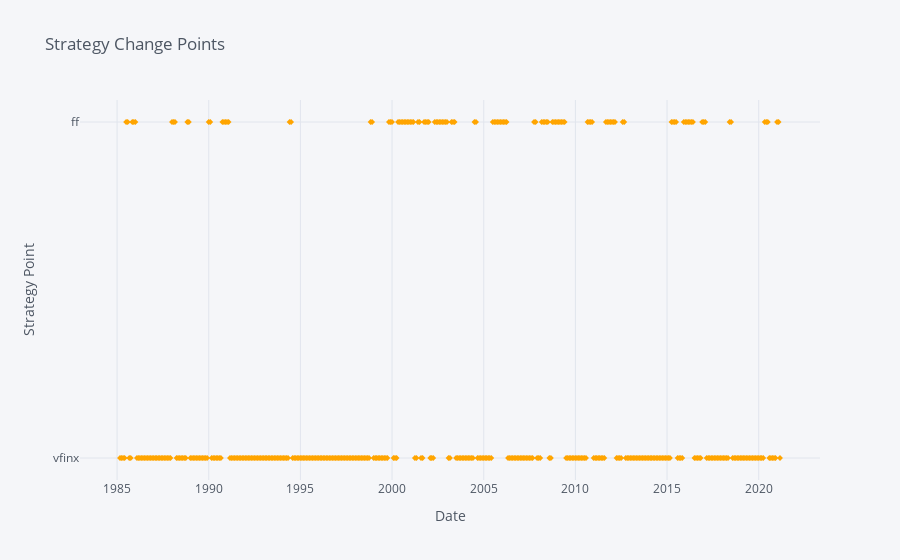

Write notebook code for a chart like this one.
### Markdown cell above
The figure below shows which strategy Louise was following in a given point of time. She clearly changed her strategy to risk-free debt in 2008 and a few times since the pandemic started.

### Code cell
portfolio_direction = pd.DataFrame(portfolioStocks,columns=['Indicator'])
portfolio_direction['Date'] = pd.date_range(start='19850228', periods=433, freq='M')
portfolio_direction = portfolio_direction.set_index('Date')
plyo.iplot(  
    portfolio_direction[['Indicator']].iplot(asFigure=True,
                                                 title='Strategy Change Points',  
             xTitle='Date',  
             yTitle='Strategy Point',
                                                 mode={'Indicator': 'markers'},  
             symbol={'Indicator': 'diamond'},  
             size=4.5,  
             colors={'Indicator': 'orange'}, ),)

### Figure 1 — Plotly figure (JSON) as saved in the notebook; plotly's stock layout.template omitted (floating-point values rounded to 4 significant figures; data arrays with more than 128 entries replaced by an {"elided": "..."} marker saying what was removed)
{"data": [{"line": {"color": "orange", "dash": "solid", "shape": "linear", "width": 1.3}, "marker": {"size": 4.5, "symbol": "diamond"}, "mode": "markers", "name": "Indicator", "text": "", "type": "scatter", "x": {"elided": "433 str values"}, "y": {"elided": "433 str values"}}], "layout": {"legend": {"bgcolor": "#F5F6F9", "font": {"color": "#4D5663"}}, "paper_bgcolor": "#F5F6F9", "plot_bgcolor": "#F5F6F9", "title": {"font": {"color": "#4D5663"}, "text": "Strategy Change Points"}, "xaxis": {"gridcolor": "#E1E5ED", "showgrid": true, "tickfont": {"color": "#4D5663"}, "title": {"font": {"color": "#4D5663"}, "text": "Date"}, "zerolinecolor": "#E1E5ED"}, "yaxis": {"gridcolor": "#E1E5ED", "showgrid": true, "tickfont": {"color": "#4D5663"}, "title": {"font": {"color": "#4D5663"}, "text": "Strategy Point"}, "zerolinecolor": "#E1E5ED"}}}
